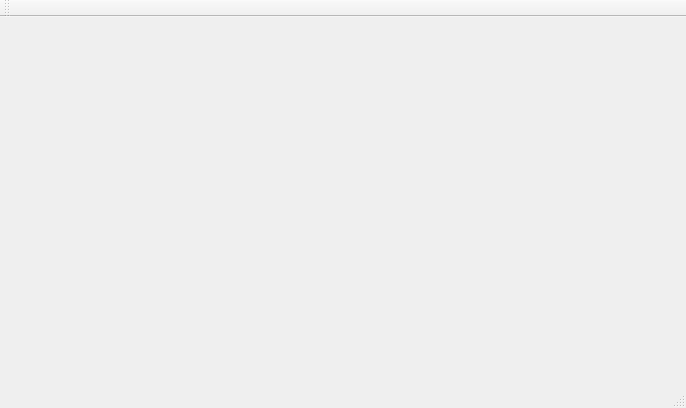
<?xml version="1.0" encoding="UTF-8"?>
<ui version="4.0">
 <class>MainWindow1</class>
 <widget class="QMainWindow" name="MainWindow1">
  <property name="geometry">
   <rect>
    <x>0</x>
    <y>0</y>
    <width>686</width>
    <height>408</height>
   </rect>
  </property>
  <property name="windowTitle">
   <string>MainWindow1</string>
  </property>
  <widget class="QWidget" name="centralWidget"/>
  <widget class="QStatusBar" name="statusBar"/>
  <widget class="QToolBar" name="toolBar">
   <property name="windowTitle">
    <string>toolBar</string>
   </property>
   <attribute name="toolBarArea">
    <enum>TopToolBarArea</enum>
   </attribute>
   <attribute name="toolBarBreak">
    <bool>false</bool>
   </attribute>
  </widget>
 </widget>
 <layoutdefault spacing="6" margin="11"/>
 <resources/>
 <connections/>
</ui>
